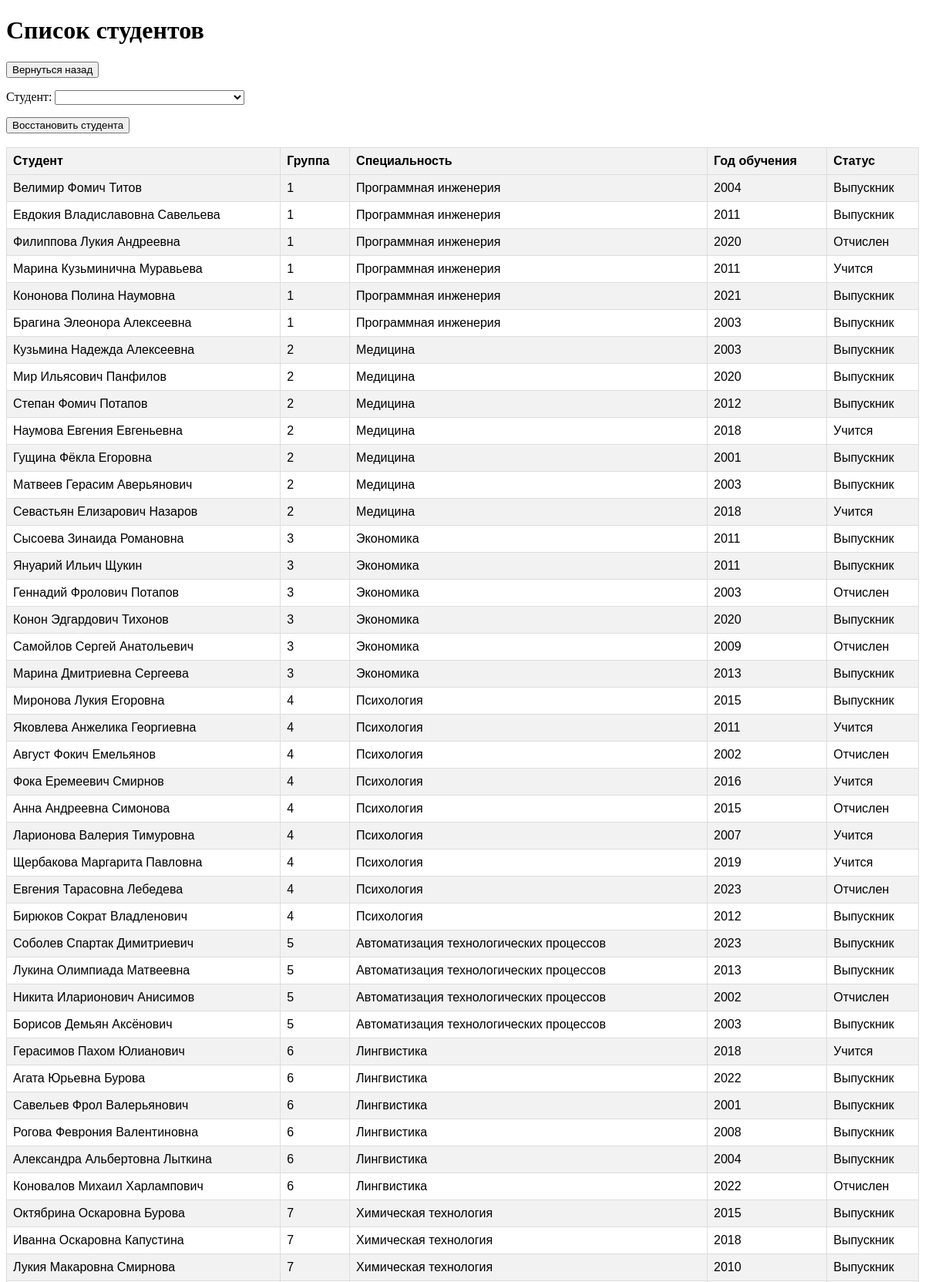
/students (upper part), run on the app's committed database.
### schedule/models.py (models this page shows, shortened)
class Student(models.Model):
    name = models.CharField(max_length=255)
    group = models.ForeignKey(Group, on_delete=models.CASCADE)
    speciality = models.ForeignKey(Speciality, on_delete=models.CASCADE)
    study_year = models.CharField(max_length=255)
    is_studying = models.BooleanField(default=True)
    is_gradueted = models.BooleanField(default=False)
    is_expelled = models.BooleanField(default=False)
    def __str__(self):
        return self.name

class Group(models.Model):
    group_number = models.CharField(max_length=255, unique=True)
    speciality = models.ForeignKey('Speciality', on_delete=models.DO_NOTHING)
    def __str__(self):
        return self.group_number

class Speciality(models.Model):
    name = models.CharField(max_length=255)
    def __str__(self):
        return self.name

### schedule/views.py (the view, shortened to what this page needs)
# urls.py: path('students', views.students, name = 'students'),
def students(request):
    objects = Student.objects.all().order_by('group')
    form = StudentForm()
    return render(request, 'schedule/students.html', {'objects': objects, 'form': form})

### schedule/forms.py
class StudentForm (forms.Form):
    student = forms.ModelChoiceField(queryset=Student.objects.filter(is_expelled = True).order_by('name'), label='Студент', empty_label='')
    class Meta:
        model = Student

### schedule/templates/schedule/students.html (shortened to what this page needs)
<!DOCTYPE html>
<head>
</head>
<body>
    <h1>Список студентов</h1>
    <button class="button"><a href="index" style="color: inherit; text-decoration: none;">Вернуться назад</a></button>
    <form method="post">
        {{ form.as_p }}
        <button type="submit" name="reactivate_student">Восстановить студента</button>
    </form>
    <br />
    <table>
        <tr>
            <th>Студент</th>
            <th>Группа</th>
            <th>Специальность</th>
            <th>Год обучения</th>
            <th>Статус</th>
        </tr>
        {% for obj in objects %}
        <tr>
            <td>{{ obj.name }}</td>
            <td>{{ obj.group }}</td>
            <td>{{ obj.speciality }}</td>
            <td>{{ obj.study_year }}</td>
            <td>
                {% if obj.is_studying == True %}
                  Учится
                {% else %}
                    {% if obj.is_gradueted == True %}
                        Выпускник
                    {% else %}
                        {% if obj.is_expelled == True %}
                            Отчислен
                        {% else %}
                            Неизвестно
                        {% endif %}
                    {% endif %}
                {% endif %}
              </td>
        </tr>
        {% endfor %}
    </table>
</body>
<html>

### schedule/templates/schedule/students.html (style rules this page uses)
table { font-family: Arial, sans-serif; border-collapse: collapse; width: 100%; }
th, td { border: 1px solid #dddddd; text-align: left; padding: 8px; }
th { background-color: #f2f2f2; }
tr:nth-child(even) { background-color: #f2f2f2; }

### data on the page
Student: name "Велимир Фомич Титов", group "1", speciality "Программная инженерия", study_year "2004", is_studying "Выпускник"
Student: name "Евдокия Владиславовна Савельева", group "1", speciality "Программная инженерия", study_year "2011", is_studying "Выпускник"
Student: name "Филиппова Лукия Андреевна", group "1", speciality "Программная инженерия", study_year "2020", is_studying "Отчислен"
Student: name "Марина Кузьминична Муравьева", group "1", speciality "Программная инженерия", study_year "2011", is_studying "Учится"
Student: name "Кононова Полина Наумовна", group "1", speciality "Программная инженерия", study_year "2021", is_studying "Выпускник"
Student: name "Брагина Элеонора Алексеевна", group "1", speciality "Программная инженерия", study_year "2003", is_studying "Выпускник"
Student: name "Кузьмина Надежда Алексеевна", group "2", speciality "Медицина", study_year "2003", is_studying "Выпускник"
Student: name "Мир Ильясович Панфилов", group "2", speciality "Медицина", study_year "2020", is_studying "Выпускник"
Student: name "Степан Фомич Потапов", group "2", speciality "Медицина", study_year "2012", is_studying "Выпускник"
Student: name "Наумова Евгения Евгеньевна", group "2", speciality "Медицина", study_year "2018", is_studying "Учится"
Student: name "Гущина Фёкла Егоровна", group "2", speciality "Медицина", study_year "2001", is_studying "Выпускник"
Student: name "Матвеев Герасим Аверьянович", group "2", speciality "Медицина", study_year "2003", is_studying "Выпускник"
Student: name "Севастьян Елизарович Назаров", group "2", speciality "Медицина", study_year "2018", is_studying "Учится"
Student: name "Сысоева Зинаида Романовна", group "3", speciality "Экономика", study_year "2011", is_studying "Выпускник"
Student: name "Януарий Ильич Щукин", group "3", speciality "Экономика", study_year "2011", is_studying "Выпускник"
Student: name "Геннадий Фролович Потапов", group "3", speciality "Экономика", study_year "2003", is_studying "Отчислен"
Student: name "Конон Эдгардович Тихонов", group "3", speciality "Экономика", study_year "2020", is_studying "Выпускник"
Student: name "Самойлов Сергей Анатольевич", group "3", speciality "Экономика", study_year "2009", is_studying "Отчислен"
Student: name "Марина Дмитриевна Сергеева", group "3", speciality "Экономика", study_year "2013", is_studying "Выпускник"
Student: name "Миронова Лукия Егоровна", group "4", speciality "Психология", study_year "2015", is_studying "Выпускник"
Student: name "Яковлева Анжелика Георгиевна", group "4", speciality "Психология", study_year "2011", is_studying "Учится"
Student: name "Август Фокич Емельянов", group "4", speciality "Психология", study_year "2002", is_studying "Отчислен"
Student: name "Фока Еремеевич Смирнов", group "4", speciality "Психология", study_year "2016", is_studying "Учится"
Student: name "Анна Андреевна Симонова", group "4", speciality "Психология", study_year "2015", is_studying "Отчислен"
Student: name "Ларионова Валерия Тимуровна", group "4", speciality "Психология", study_year "2007", is_studying "Учится"
Student: name "Щербакова Маргарита Павловна", group "4", speciality "Психология", study_year "2019", is_studying "Учится"
Student: name "Евгения Тарасовна Лебедева", group "4", speciality "Психология", study_year "2023", is_studying "Отчислен"
Student: name "Бирюков Сократ Владленович", group "4", speciality "Психология", study_year "2012", is_studying "Выпускник"
Student: name "Соболев Спартак Димитриевич", group "5", speciality "Автоматизация технологических процессов", study_year "2023", is_studying "Выпускник"
Student: name "Лукина Олимпиада Матвеевна", group "5", speciality "Автоматизация технологических процессов", study_year "2013", is_studying "Выпускник"
Student: name "Никита Иларионович Анисимов", group "5", speciality "Автоматизация технологических процессов", study_year "2002", is_studying "Отчислен"
Student: name "Борисов Демьян Аксёнович", group "5", speciality "Автоматизация технологических процессов", study_year "2003", is_studying "Выпускник"
Student: name "Герасимов Пахом Юлианович", group "6", speciality "Лингвистика", study_year "2018", is_studying "Учится"
Student: name "Агата Юрьевна Бурова", group "6", speciality "Лингвистика", study_year "2022", is_studying "Выпускник"
Student: name "Савельев Фрол Валерьянович", group "6", speciality "Лингвистика", study_year "2001", is_studying "Выпускник"
Student: name "Рогова Феврония Валентиновна", group "6", speciality "Лингвистика", study_year "2008", is_studying "Выпускник"
Student: name "Александра Альбертовна Лыткина", group "6", speciality "Лингвистика", study_year "2004", is_studying "Выпускник"
Student: name "Коновалов Михаил Харлампович", group "6", speciality "Лингвистика", study_year "2022", is_studying "Отчислен"
Student: name "Октябрина Оскаровна Бурова", group "7", speciality "Химическая технология", study_year "2015", is_studying "Выпускник"
Student: name "Иванна Оскаровна Капустина", group "7", speciality "Химическая технология", study_year "2018", is_studying "Выпускник"
Student: name "Лукия Макаровна Смирнова", group "7", speciality "Химическая технология", study_year "2010", is_studying "Выпускник"
